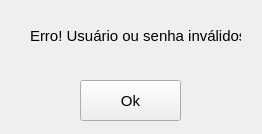
<?xml version="1.0" encoding="UTF-8"?>
<ui version="4.0">
 <class>Form</class>
 <widget class="QWidget" name="Form">
  <property name="windowModality">
   <enum>Qt::WindowModal</enum>
  </property>
  <property name="geometry">
   <rect>
    <x>0</x>
    <y>0</y>
    <width>262</width>
    <height>134</height>
   </rect>
  </property>
  <property name="maximumSize">
   <size>
    <width>262</width>
    <height>134</height>
   </size>
  </property>
  <property name="windowTitle">
   <string>PySisBib - Erro!</string>
  </property>
  <widget class="QPushButton" name="botao_ok">
   <property name="geometry">
    <rect>
     <x>80</x>
     <y>80</y>
     <width>101</width>
     <height>41</height>
    </rect>
   </property>
   <property name="font">
    <font>
     <pointsize>11</pointsize>
    </font>
   </property>
   <property name="text">
    <string>Ok</string>
   </property>
  </widget>
  <widget class="QLabel" name="label">
   <property name="geometry">
    <rect>
     <x>30</x>
     <y>20</y>
     <width>211</width>
     <height>31</height>
    </rect>
   </property>
   <property name="font">
    <font>
     <pointsize>11</pointsize>
    </font>
   </property>
   <property name="text">
    <string>Erro! Usuário ou senha inválidos.</string>
   </property>
  </widget>
 </widget>
 <resources/>
 <connections/>
</ui>
